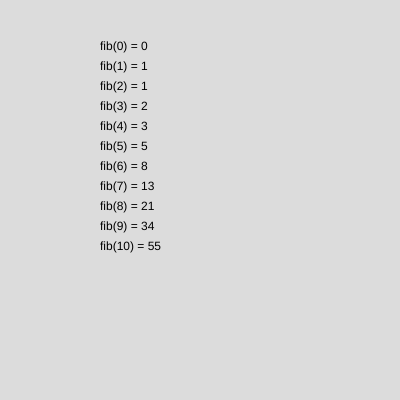
Frame 1 (no input)
Frame 60 (no input): identical to frame 1, image omitted
Frame 120 (the mouse pressed at the canvas centre since frame 60): identical to frame 1, image omitted

The p5.js sketch that drew this single still picture (run headless with seeded random() and noise() and a simulated clock; from frame 60 on, the mouse is pressed at the canvas centre):

// p5.js sketch
// ── sketch.js
function setup(){
  createCanvas(400,400)
}

function draw() {
  background(220);

  for (var i = 0;  i <= 10; i++) {
    var s = "fib(" + i + ") = " + fib(i);
    text(s, 100, 50 + i * 20);

  }
}

function fib(n) {
  if (n <= 0) {
    return 0;
  } else if (n == 1) {
    return 1;
  } else {
    return fib(n - 1) + fib (n - 2);
  }
}
